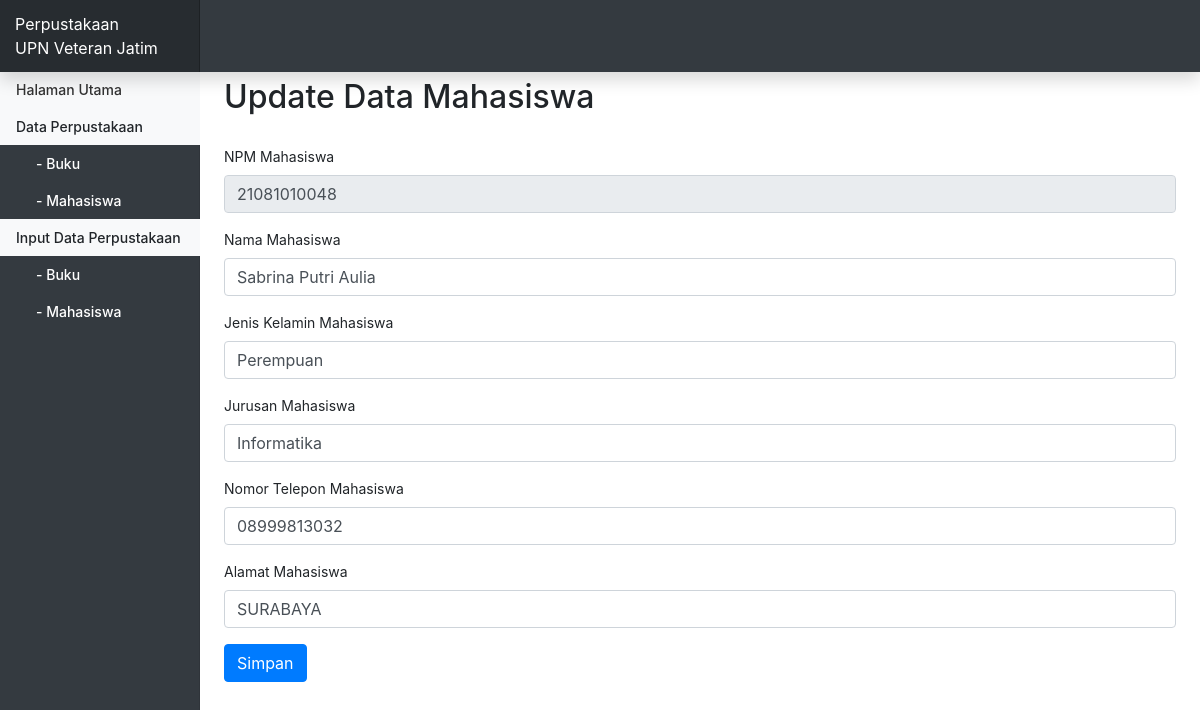
The page /updateMahasiswa.php?npm=21081010048 on the database its author committed.
### tables this page shows
CREATE TABLE `mahasiswa` (
  `npm` varchar(20) NOT NULL,
  `namaMahasiswa` varchar(100) NOT NULL,
  `jenisKelamin` varchar(20) NOT NULL,
  `jurusan` varchar(50) NOT NULL,
  `noTelepon` varchar(13) NOT NULL,
  `alamat` varchar(100) NOT NULL
);

### conn.php (called while the page is built, shortened)
<?php
function connection() {
   $dbServer = 'localhost:8111';
   $dbUser = 'root';
   $dbPass = '';
   $dbName = "perpustakaan";
   $conn = mysqli_connect($dbServer, $dbUser, $dbPass);
   return $conn;
}

### updateMahasiswa.php (the view, shortened to what this page needs)
<?php
  include ('conn.php');
  $result = '';
  if ($_SERVER['REQUEST_METHOD'] === 'GET') {
      if (isset($_GET['npm'])) {
          $npm_upd = $_GET['npm'];
          $query = "SELECT * FROM mahasiswa WHERE npm = '$npm_upd'";
          $result = mysqli_query(connection(),$query);
      }
  }
?>
<!DOCTYPE html>
<html>
  <head>
    <link href="bootstrap.min.css" rel="stylesheet">
    <link href="dashboard.css" rel="stylesheet">
  </head>
  <body>
    <nav class="navbar navbar-dark fixed-top bg-dark flex-md-nowrap p-0 shadow">
      <a class="navbar-brand col-sm-3 col-md-2 mr-0" href="#">Perpustakaan <br> UPN Veteran Jatim</a>
    </nav>
    <div class="container-fluid">
      <div class="row">
        <nav class="col-md-2 d-none d-md-block bg-dark sidebar">
          <div class="sidebar-sticky">
            <ul class="nav flex-column" style="margin-top: 15px;">
               <li class="nav-item">
               <a class="nav-link bg-light" href="<?php echo "index.php"; ?>">Halaman Utama</a>
                <ul class="nav flex-column">
                <a class="nav-link bg-light">Data Perpustakaan</a>
                  <li class="nav-item"><a class="nav-link" style="margin-left: 20px; color: white" href="<?php echo "readBuku.php"; ?>">- Buku</a></li>
                  <li class="nav-item"><a class="nav-link" style="margin-left: 20px; color: white" href="<?php echo "readMahasiswa.php"; ?>">- Mahasiswa</a></li>
                </ul>
                <ul class="nav flex-column">
                <a class="nav-link bg-light">Input Data Perpustakaan</a>
                  <li class="nav-item"><a class="nav-link" style="margin-left: 20px; color: white" href="<?php echo "formBuku.php"; ?>">- Buku</a></li>
                  <li class="nav-item"><a class="nav-link" style="margin-left: 20px; color: white" href="<?php echo "formMahasiswa.php"; ?>">- Mahasiswa</a></li>
                </ul>
               </li>
              </ul>
          </div>
        </nav>
      </div>
    </div>
        <main role="main" class="col-md-9 ml-sm-auto col-lg-10 px-4">
          <h2 style="margin: 30px 0 30px 0;">Update Data Mahasiswa</h2>
          <form action="updateMahasiswa.php" method="POST">
            <?php while($data = mysqli_fetch_array($result)): ?>
            <div class="form-group">
              <label>NPM Mahasiswa</label>
              <input type="text" class="form-control" placeholder="npm" name="npm" value="<?php echo $data['npm'];  ?>" required="required" readonly>
            </div>
            <div class="form-group">
              <label>Nama Mahasiswa</label>
              <input type="text" class="form-control" placeholder="nama" name="namaMahasiswa" value="<?php echo $data['namaMahasiswa'];  ?>" required="required">
            </div>
            <div class="form-group">
              <label>Jenis Kelamin Mahasiswa</label>
              <input type="text" class="form-control" placeholder="jenis kelamin" name="jenisKelamin" value="<?php echo $data['jenisKelamin'];  ?>" required="required">
            </div>
            <div class="form-group">
              <label>Jurusan Mahasiswa</label>
              <input type="text" class="form-control" placeholder="jurusan" name="jurusan" value="<?php echo $data['jurusan'];  ?>" required="required">
            </div>
            <div class="form-group">
              <label>Nomor Telepon Mahasiswa</label>
              <input type="text" class="form-control" placeholder="nomor telepon" name="noTelepon" value="<?php echo $data['noTelepon'];  ?>" required="required">
            </div>
            <div class="form-group">
              <label>Alamat Mahasiswa</label>
              <input type="text" class="form-control" placeholder="alamat" name="alamat" value="<?php echo $data['alamat'];  ?>" required="required">
            </div>
            <?php endwhile; ?>
            <button type="submit" class="btn btn-primary">Simpan</button>
          </form>
        </main>
  </body>
</html>

### dashboard.css (style rules this page uses)
body { font-size: .875rem; }
.sidebar { position: fixed; top: 0; bottom: 0; left: 0; z-index: 100; padding: 48px 0 0; box-shadow: inset -1px 0 0 rgba(0, 0, 0, .1); }
.sidebar-sticky { position: relative; top: 0; height: calc(100vh - 48px); padding-top: .5rem; overflow-x: hidden; overflow-y: auto; }
.sidebar .nav-link { font-weight: 500; color: #333; }
[role="main"] { padding-top: 48px; }
.navbar-brand { padding-top: .75rem; padding-bottom: .75rem; font-size: 1rem; background-color: rgba(0, 0, 0, .25); box-shadow: inset -1px 0 0 rgba(0, 0, 0, .25); }

### rows shown on the page
mahasiswa: npm "21081010048", namaMahasiswa "Sabrina Putri Aulia", jenisKelamin "Perempuan", jurusan "Informatika", noTelepon "08999813032", alamat "SURABAYA"
